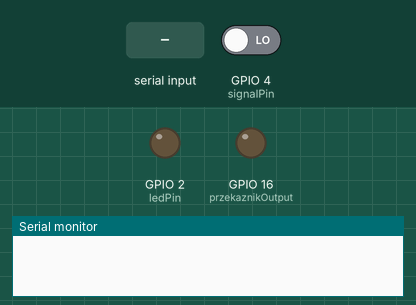
A program run on a simulated ESP32. Parts: output pins drawn as LEDs (lit = HIGH), the last lines printed to the serial monitor. The inputs (shaded band) are chosen by the test bench; at power-on: GPIO 4 (signalPin) LOW. Nothing arrives over Bluetooth unless stated.

Above: at 1.2 s.
1.3 s: GPIO 4 (signalPin) driven HIGH
At 1.7 s:
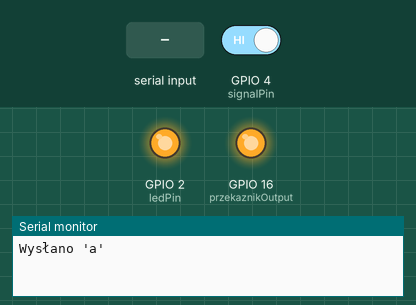
2.8 s: "a" received over the second serial link
At 4.0 s:
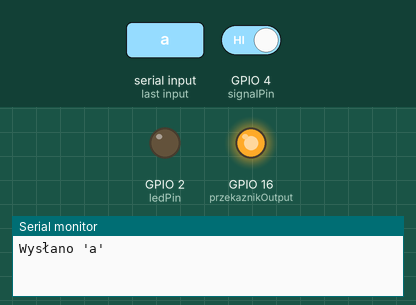
4.3 s: "b" received over the second serial link
At 5.1 s:
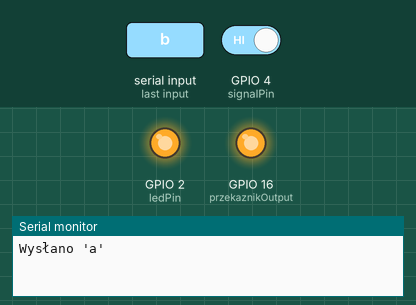
5.8 s: GPIO 4 (signalPin) driven LOW
At 6.3 s:
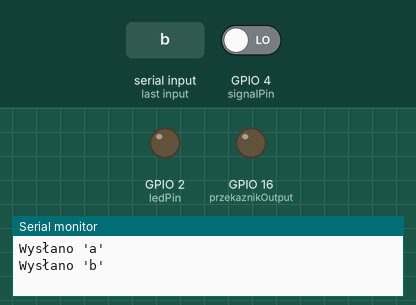
7.3 s: "b" received over the second serial link
At 8.5 s:
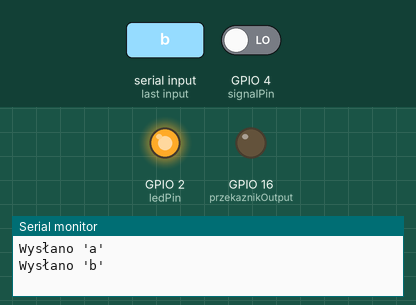
8.8 s: "c" received over the second serial link
At 9.8 s:
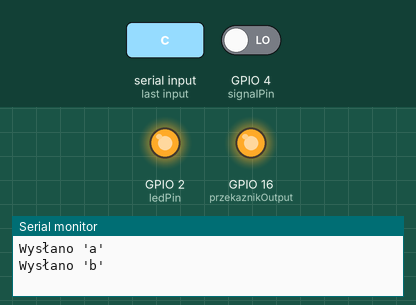
Timing chart, 0 to 11.3 s (numbered marks = the images above; inputs shaded):
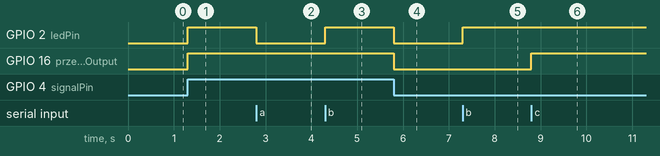

The program:

main.cpp
```cpp
#include "BluetoothSerial.h"

#if !defined(CONFIG_BT_ENABLED) || !defined(CONFIG_BLUEDROID_ENABLED)
#error Bluetooth is not enabled! Please run `make menuconfig` to enable it
#endif

BluetoothSerial SerialBT;
int received;
char receivedChar;
const int ledPin = 2;
const int signalPin = 4;
const int przekaznikOutput = 16;
bool buttonPressed = false; // Zmienna przechowująca stan przycisku
bool cleanMode = false;

void setup()
{
  Serial.begin(115200);
  SerialBT.begin("LufaNaLezaco");
  pinMode(ledPin, OUTPUT);
  pinMode(signalPin, INPUT);
  pinMode(przekaznikOutput, OUTPUT);
  digitalWrite(przekaznikOutput, LOW);
}

void loop()
{
  if (cleanMode == false)
  {
    int pushButtonState = digitalRead(signalPin);

    if (Serial.available())
    {
      SerialBT.write(Serial.read());
    }

    if (pushButtonState == HIGH && !buttonPressed)
    {
      // Jeśli przycisk został wcześniej zwolniony, to go teraz wciśnięto
      digitalWrite(ledPin, HIGH);
      digitalWrite(przekaznikOutput, HIGH);
      SerialBT.write('a');

      buttonPressed = true;
      Serial.println("Wysłano 'a'");
    }

    if (pushButtonState == LOW && buttonPressed)
    {
      // Jeśli przycisk został wcześniej wciśnięty, to go teraz zwolniono
      digitalWrite(ledPin, LOW);
      digitalWrite(przekaznikOutput, LOW);
      SerialBT.write('b');
      buttonPressed = false;
      Serial.println("Wysłano 'b'");
    }


  }
  else
  {
    digitalWrite(ledPin, HIGH);
    digitalWrite(przekaznikOutput, HIGH);

    if (SerialBT.available())
    {
      receivedChar = SerialBT.read();

      if (receivedChar == 'd')
      {
        cleanMode = false;
        digitalWrite(ledPin, LOW);
        digitalWrite(przekaznikOutput, LOW);
      }
    }
  }

  if (SerialBT.available())
  {
    receivedChar = SerialBT.read();

    if (receivedChar == 'b')
    {
      digitalWrite(ledPin, HIGH);
    }

    if (receivedChar == 'a')
    {
      digitalWrite(ledPin, LOW);
    }

    if (receivedChar == 'c')
    {
      cleanMode = true;
    }
  }
}
```

Measured:
- after the input at 1.3 s, GPIO 2 (ledPin), GPIO 16 (przekaznikOutput): LOW → HIGH at once
- after the input at 2.8 s, GPIO 2 (ledPin): HIGH → LOW at once
- after the input at 4.3 s, GPIO 2 (ledPin): LOW → HIGH at once
- after the input at 5.8 s, GPIO 2 (ledPin), GPIO 16 (przekaznikOutput): HIGH → LOW at once
- after the input at 7.3 s, GPIO 2 (ledPin): LOW → HIGH at once
- after the input at 8.8 s, GPIO 16 (przekaznikOutput): LOW → HIGH at once
